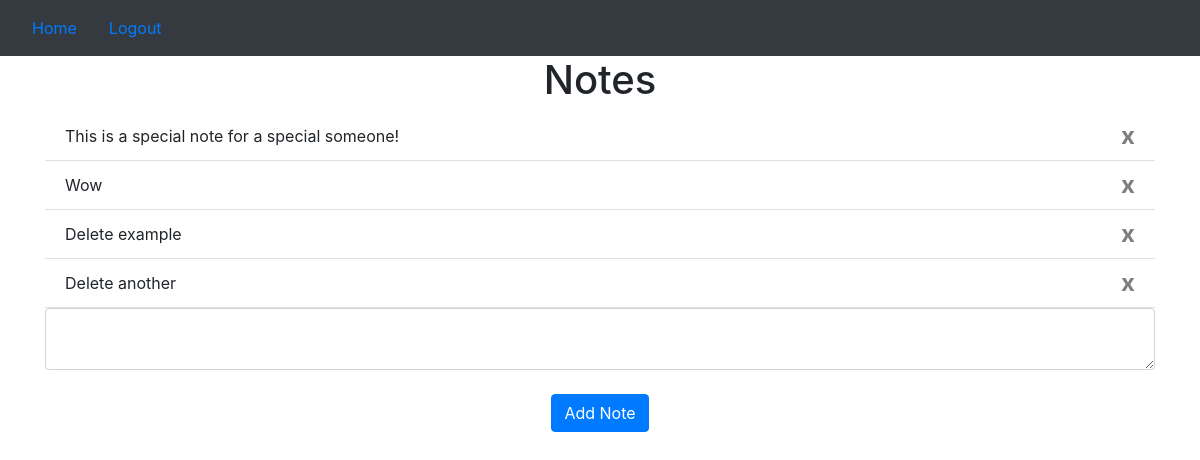
Page / (signed in) on the earlier database version.
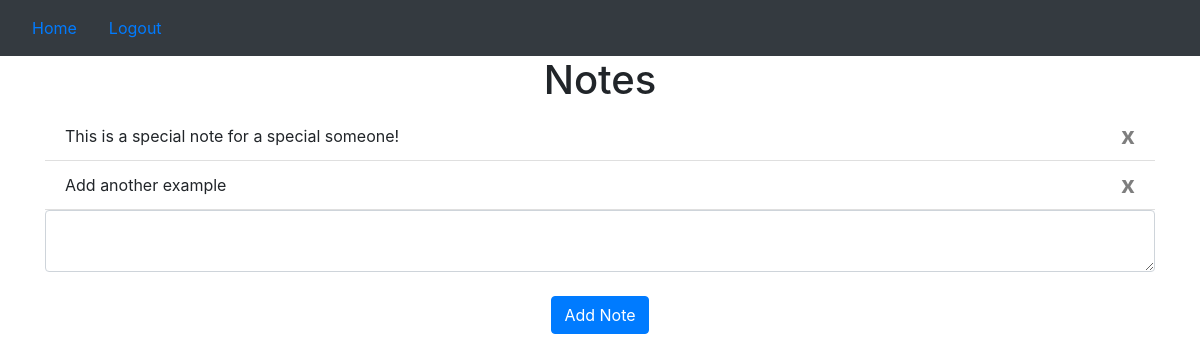
Same page on the later database version.
### website/models.py (models this page shows)
class Note(db.Model): # A Database model is like a blueprint or layout for an object that
    id = db.Column(db.Integer, primary_key=True)
    data = db.Column(db.String(10000))
    date = db.Column(db.DateTime(timezone=True), default=func.now()) # Gets current date and
    user_id = db.Column(db.Integer, db.ForeignKey('user.id')) # Must pass a valid user id to

### website/views.py (the view, shortened to what this page needs)
@views.route('/', methods=['GET', 'POST']) # Main page of website
@login_required
def home():
    return render_template("home.html", user=current_user)

### website/templates/home.html
{% extends "base.html" %} {% block title %}Home{% endblock %} {% block content
%}
<h1 align="center">Notes</h1>
<ul class="list-group list-group-flush" id="notes">
  {% for note in user.notes %}
  <li class="list-group-item">
    {{ note.data }}
    <button type="button" class="close" onClick="deleteNote({{ note.id }})">
      <span aria-hidden="'true">x</span>
    </button>
  </li>
  {% endfor %}
</ul>
<form method="POST">
  <textarea name="note" id="note" class="form-control"></textarea>
  <br />
  <div align="center">
    <button type="submit" class="btn btn-primary">Add Note</button>
  </div>
</form>
{% endblock %}

### website/templates/base.html (shortened to what this page needs)
<!DOCTYPE html>
<html lang="en-US">
  <head>
    <link
      rel="stylesheet"
      href="https://stackpath.bootstrapcdn.com/bootstrap/4.4.1/css/bootstrap.min.css"
    />
    <link
      rel="stylesheet"
      href="https://stackpath.bootstrapcdn.com/font-awesome/4.7.0/css/font-awesome.min.css"
    />
  </head>
  <body>
    <nav class="navbar navbar-expand-lg navbar-dark bg-dark">
      <div class="collapse navbar-collapse" id="navbar">
        {% if user.is_authenticated %}
        <a class="nav-item nav-link" id="home" href="/">Home</a>
        <a class="nav-item nav-link" id="logout" href="/logout">Logout</a>
        {% else %}
        <a class="nav-item nav-link" id="login" href="/login">Login</a>
        <a class="nav-item nav-link" id="signUp" href="/sign-up">Sign Up</a>
        {% endif %}
      </div>
    </nav>
    <div class="container">{% block content %}{% endblock %}</div>
  </body>
</html>

Differences in the rows shown:
removed Note: data "Wow"
removed Note: data "Delete example"
changed Note: data "Delete another" → "Add another example"
